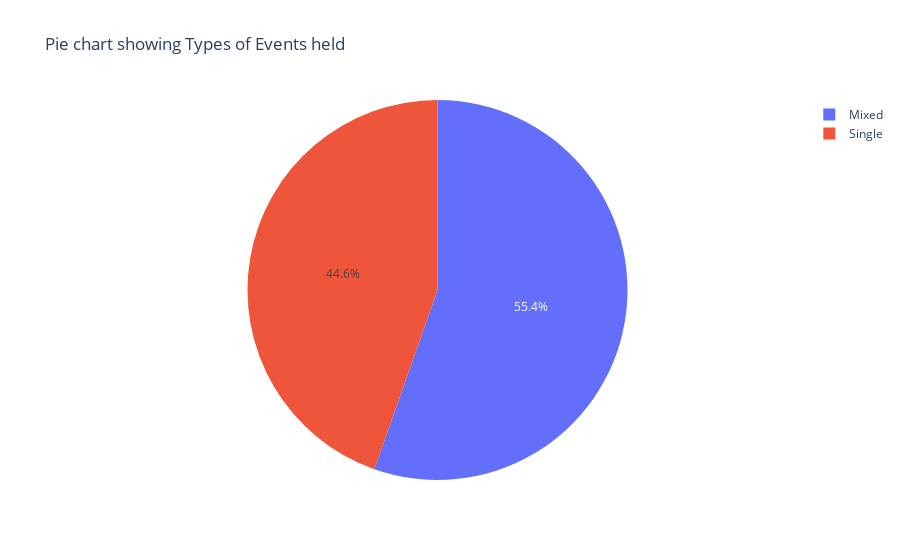

The cell this chart's notebook holds for it:
### Code cell
#Histogram showing distribution of Gender in relation to age

ig= px.histogram(x=part['AGE'], color=part['GENDER'], barmode='group')
fig.show()

### Figure 1 — Plotly figure (JSON) as saved in the notebook; plotly's stock layout.template omitted (floating-point values rounded to 4 significant figures; data arrays with more than 128 entries replaced by an {"elided": "..."} marker saying what was removed)
{"data": [{"domain": {"x": [0, 1], "y": [0, 1]}, "hovertemplate": "EVENT TYPE=%{label}<extra></extra>", "labels": {"elided": "1558 str values"}, "legendgroup": "", "name": "", "showlegend": true, "type": "pie"}], "layout": {"legend": {"tracegroupgap": 0}, "title": {"text": "Pie chart showing Types of Events held"}}}
